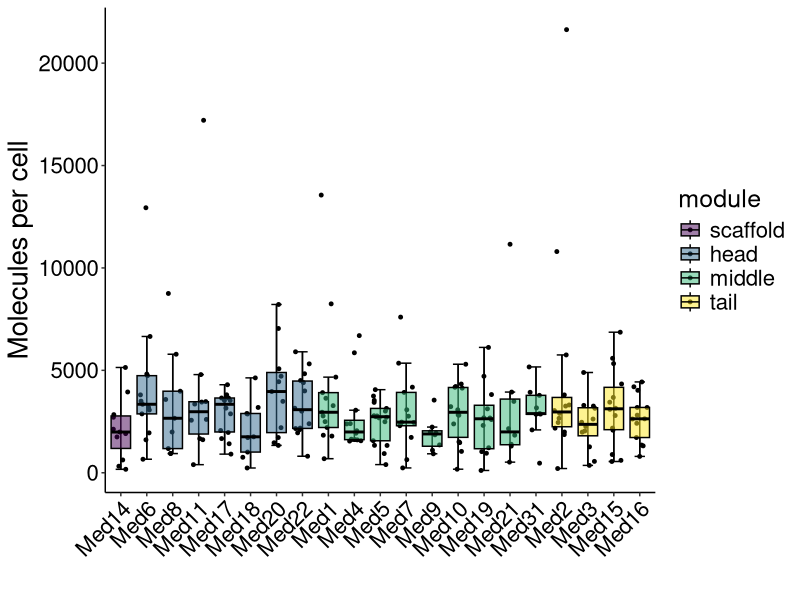

This figure's R source:
library(readxl)
library(tidyverse)

## Load datasets.

med <- read_tsv("core_mediator_complex_annotations.txt")
abundance <- read_xlsx("1-s2.0-S240547121730546X-mmc5.xlsx", skip = 1)

## Define factor levels.

gene_order <- c("RGR1",
                "MED6", "MED8", "MED11", "SRB4", "SRB5", "SRB2", "SRB6",
                "MED1", "MED4", "NUT1", "MED7", "CSE2", "NUT2", "ROX3", "SRB7", "SOH1",
                "MED2", "PGD1", "GAL11", "SIN4")

aka_order <- c("Med14",
               "Med6", "Med8", "Med11", "Med17", "Med18", "Med20", "Med22",
               "Med1", "Med4", "Med5", "Med7", "Med9", "Med10", "Med19", "Med21", "Med31",
               "Med2", "Med3", "Med15", "Med16")

module_order <- c("scaffold", "head", "middle", "tail")

## Prepare data for plotting.

abundance <- abundance %>%
  select(!c(1,3:6)) %>%
  distinct %>%
  inner_join(med, by = c(`Standard Name` = "gene")) %>%
  mutate(
    module = factor(module, levels = module_order),
    `Standard Name` = factor(`Standard Name`, levels = gene_order),
    aka = factor(aka, levels = aka_order)
  ) %>%
  pivot_longer(!c(`Standard Name`, aka, module), names_to = "sample", values_to = "quant")

## Plot data.

p <- ggplot(abundance, aes(x = aka, y = quant, fill = module)) +
    stat_boxplot(geom = "errorbar", width = 0.4, na.rm = T, color = "black") +
    geom_jitter(position = position_jitter(height = 0,
                                           width = 0.3),
                size = 1,
                na.rm = T) +
    geom_boxplot(width = 0.75,
                 alpha = 0.5,
                 outlier.shape = NA,
                 color = "black",
                 na.rm = T) +
    theme_classic() +
    theme(axis.text.x = element_text(angle = 45, hjust = 1),
          axis.text = element_text(color = "black", size = 16),
          axis.title = element_text(size = 20),
          legend.text = element_text(size = 16),
          legend.title = element_text(size = 18)) +
    xlab("") +
    ylab("Molecules per cell") +
    scale_fill_viridis_d()

ggsave(
  p, filename = "abundance_boxplot.png", width = 9, height = 6,
  units = "in", dpi = 300, type = "cairo"
)

